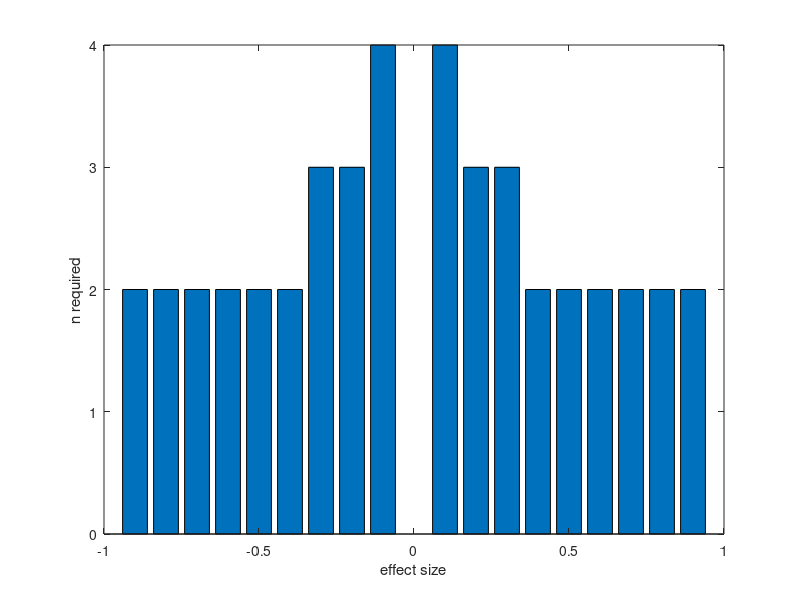

MATLAB code for this plot:

%obtain null distribution
% computing correlation coefficient on simulated data generated from Poisson
%(LC spiking) and Gaussian (pupil data) distributions

%simulate data from Poisson distribution, with a random mean and stdev and
%an n of 1,000
clear

%create an array to save my corr coefficients
corr_coeff_dist_random = zeros(1000,1)


for i = 1:1000

    LC_random_lambda = randi(5)
    LC_random_dist = poissrnd(LC_random_lambda,1000,1)


%simulate data from Gaussian distribution, with a random mean and stdev and
%an n of 1,000

    pupil_random_mean = randi(8)
    pupil_random_sigma = randi(8)
    pupil_random_dist = normrnd(pupil_random_mean,pupil_random_sigma,1000,1)

%compute correlation coefficients between the two distributions
    corr_coeff_random = corrcoef(pupil_random_dist,LC_random_dist)
%save corrcoef into an array

    corr_coeff_dist_random(i,1) = corr_coeff_random(1,2)
end


%%
%now that i Have generated a null didstribution of correlation
%coefficients, proceed to plot n as a function of effect sizes for 80%
%power
power = .8
%true_mean is the mean of the null distribution, stdev is the std of the
%null distribution
true_mean = mean(corr_coeff_dist_random)
stdev = std(corr_coeff_dist_random)
effect_sizes_neg = -.9:0.1:-.1
effect_sizes_pos = .1:.1:.9
effect_sizes = cat(2,effect_sizes_neg,effect_sizes_pos)
%create array to save the effect size and the associated required n
summary_required_n = zeros(18,2)
summary_required_n(:,1) = effect_sizes


%%
for i = 1:18
    sample_mean = true_mean + effect_sizes(1,i)
%for t test, structure is samplesizepwr('t' [sample_mean
%stdev],true_mean,pwr)
%to test effect sizes, I will keep the true_mean constant and vary the
%sample_mean
    n_required = sampsizepwr('t',[sample_mean stdev],true_mean,power)
    summary_required_n(i,2) = n_required
end


%%
%plot my results
bar(summary_required_n(:,1), summary_required_n(:,2))
xlabel('effect size')
ylabel('n required')

